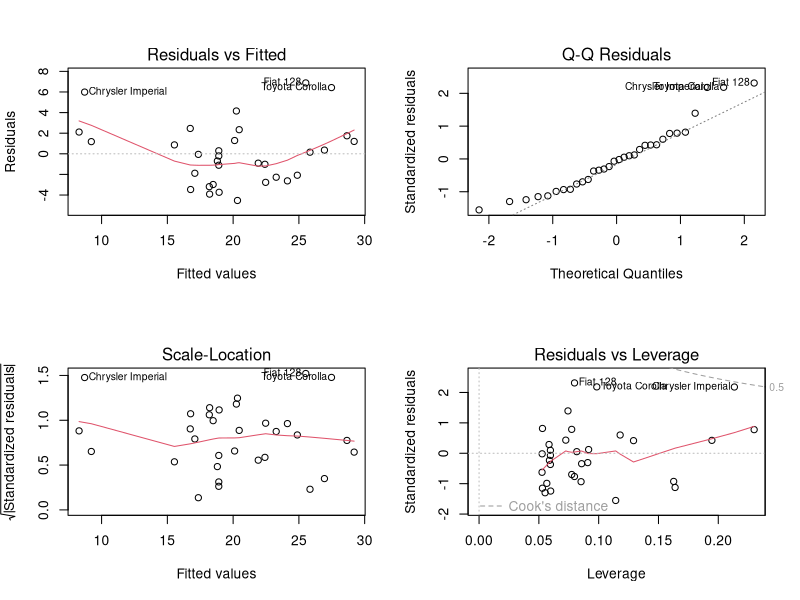
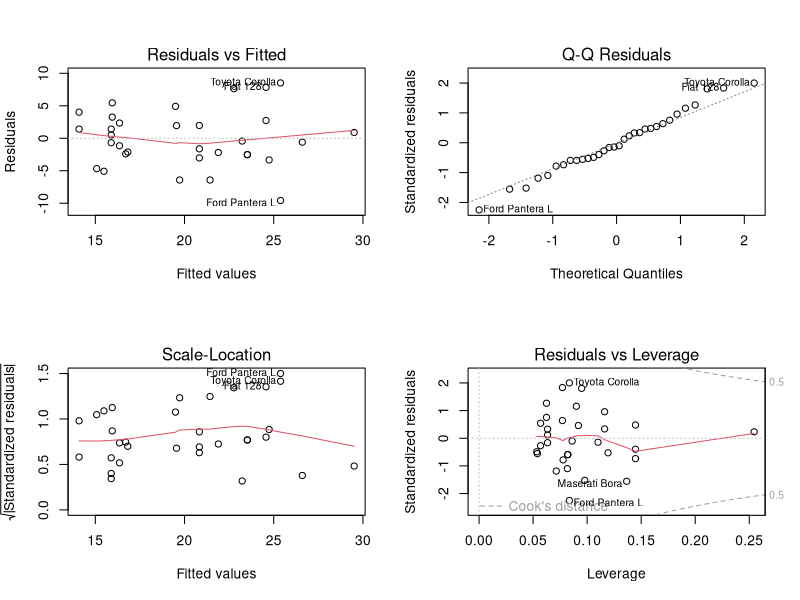
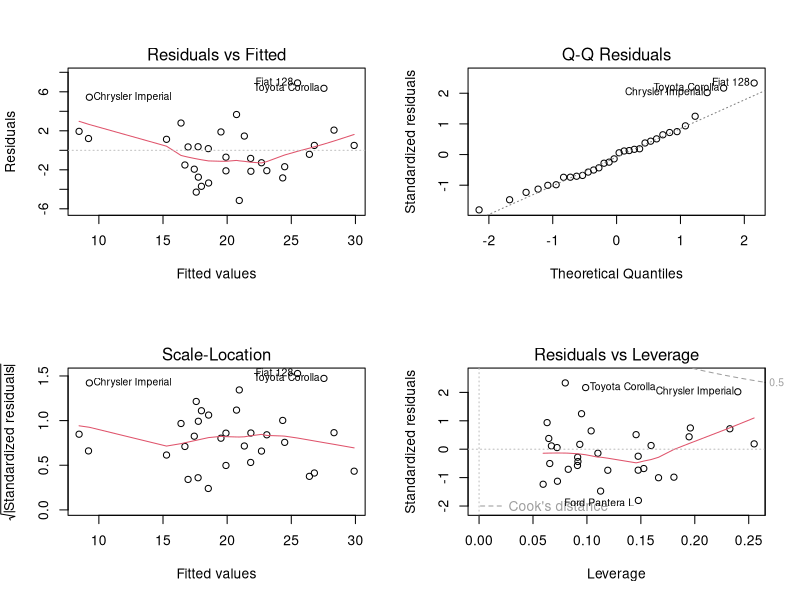
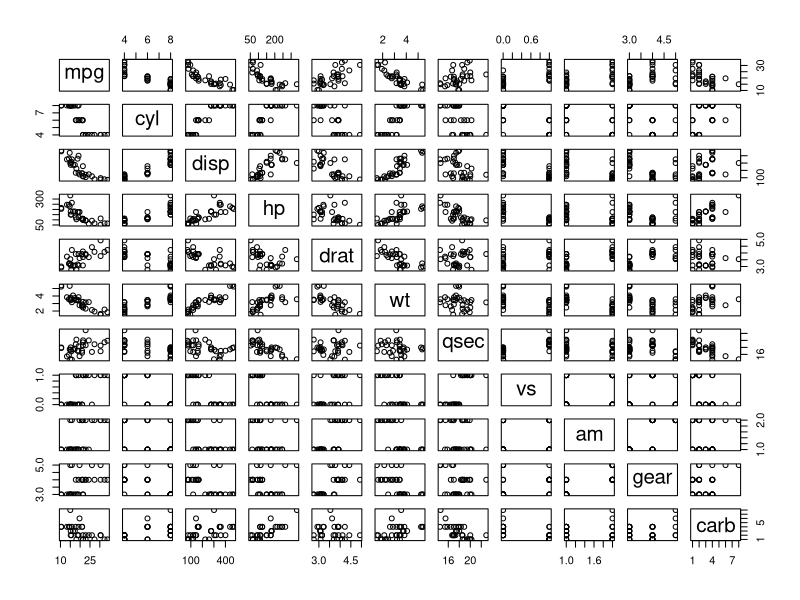
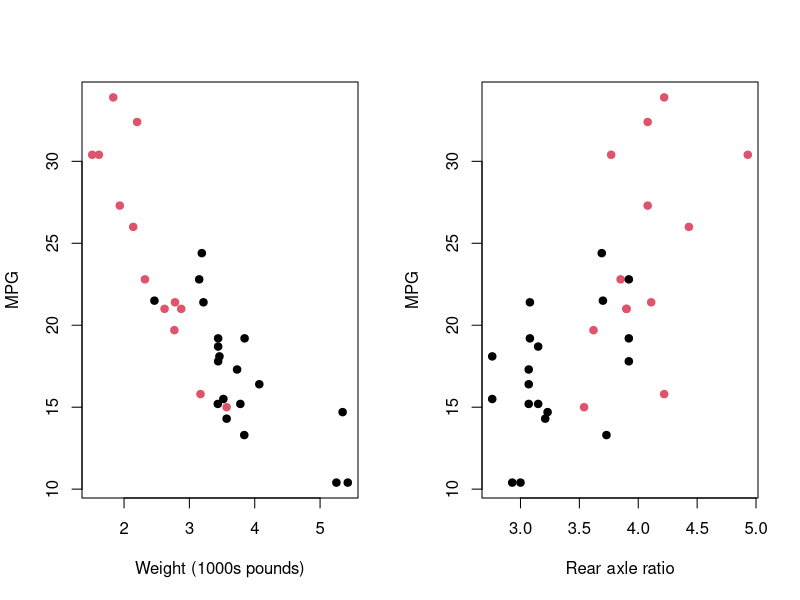

Source code (R) for these figures, in order:
## ---- chunk 1
mtcars$am <- factor(mtcars$am, levels=c(0, 1), labels=c('Automatic', 'Manual'))
## ---- chunk 2
tapply(mtcars$mpg, mtcars$am, mean)
## ---- chunk 3
model1 <- lm(mpg ~ am + wt, mtcars)
model2 <- lm(mpg ~ am + drat, mtcars)
model3 <- lm(mpg ~ am + wt + drat, mtcars)
model4 <- lm(mpg ~ am + wt + am*wt + drat + am*drat, mtcars)
## ---- chunk 4
dfbetas(model1)
dfbeta(model2)
dfbetas(model3)
dfbeta(model4)
## ---- chunk 5
hatvalues(model1)
hatvalues(model2)
hatvalues(model3)
hatvalues(model4)
## ---- chunk 6
par(mfrow=c(2,2))
plot(model1)
plot(model2)
plot(model3)
## ---- chunk 7
pairs(mtcars)
## ---- chunk 8
par(mfrow=c(1,2))
with(mtcars, plot(wt, mpg, pch=19, col=am, xlab='Weight (1000s pounds)',
                  ylab='MPG'))
with(mtcars, plot(drat, mpg, pch=19, col=am, xlab='Rear axle ratio',
                  ylab='MPG'))
